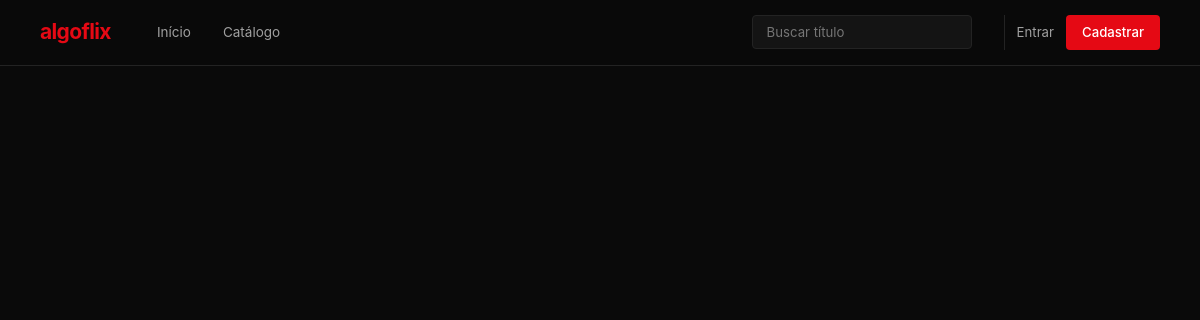
/, run on an earlier commit of the app's database.
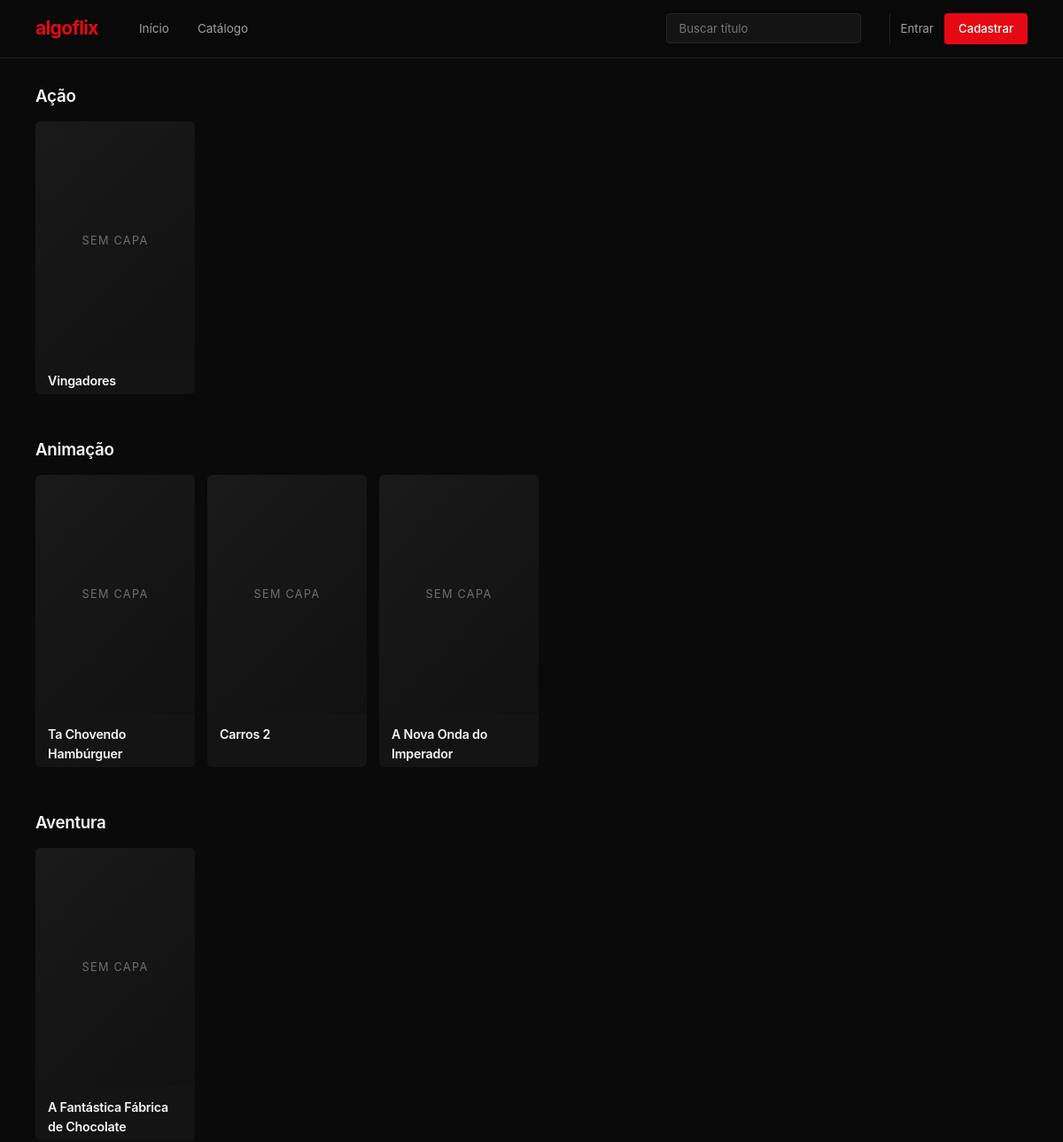
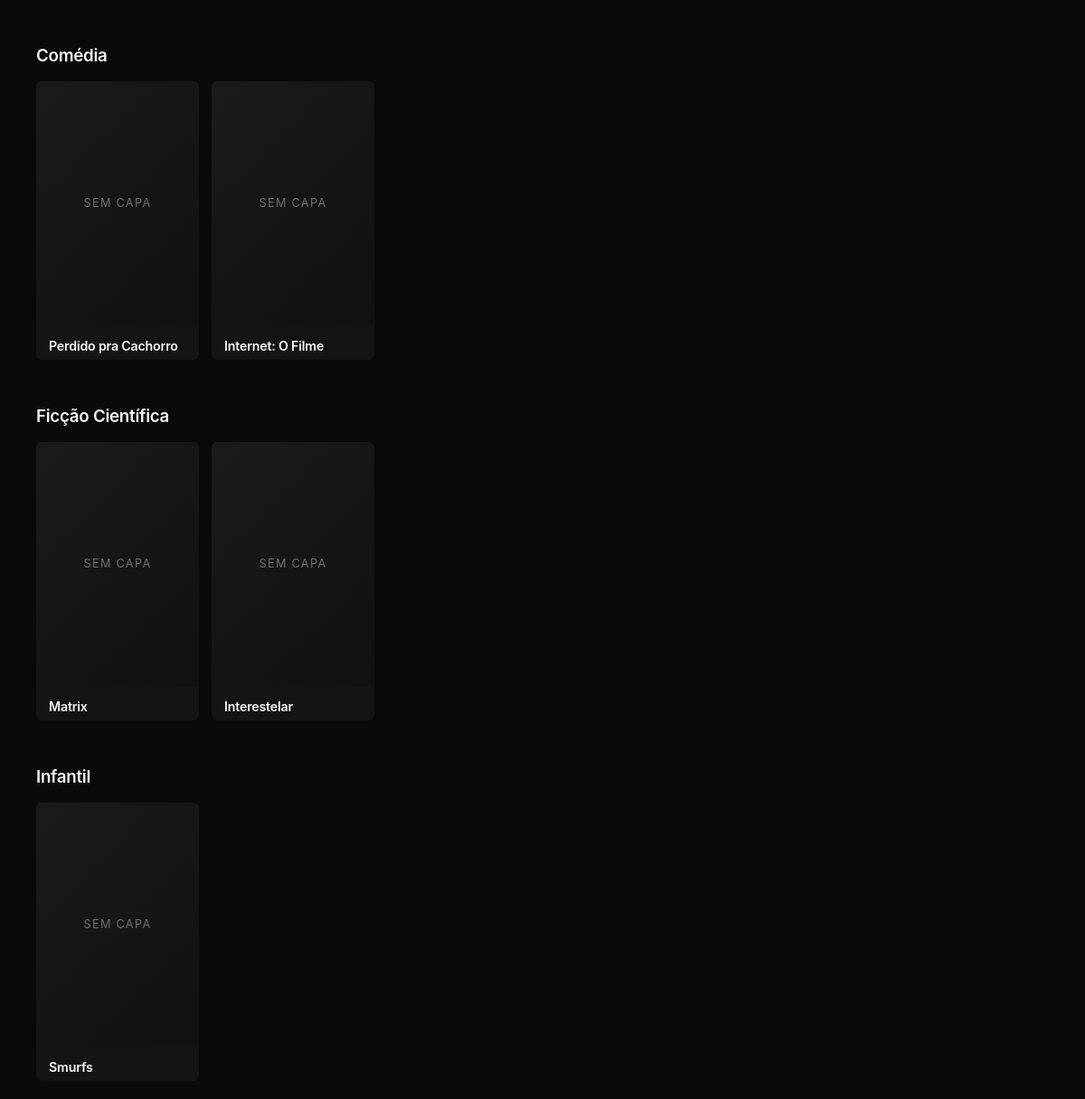
And on a later commit of the database (2 pictures, top to bottom).
### tables this page shows
CREATE TABLE categorias (
    id INT AUTO_INCREMENT PRIMARY KEY,
    nome VARCHAR(80) NOT NULL UNIQUE
);

CREATE TABLE filmes (
    id INT AUTO_INCREMENT PRIMARY KEY,
    titulo VARCHAR(255) NOT NULL,
    descricao TEXT,
    capa VARCHAR(255),
    ano YEAR,
    duracao INT COMMENT 'em minutos',
    tipo ENUM('filme','serie') NOT NULL DEFAULT 'filme',
    categoria_id INT,
    FOREIGN KEY (categoria_id) REFERENCES categorias(id) ON DELETE SET NULL
);

### config/Database.php (called while the page is built)
<?php
class Database
{
    private static $instance = null;
    public static function getConnection()
    {
        if (self::$instance === null)
        {
            self::$instance = new PDO(
                "mysql:host=localhost:3307;dbname=netflix_db;charset=utf8",
                "root",
                ""
            );
            self::$instance->setAttribute(
                PDO::ATTR_ERRMODE,
                PDO::ERRMODE_EXCEPTION
            );
        }
        return self::$instance;
    }
}

### models/Categoria.php (called while the page is built, shortened)
<?php
require_once __DIR__ . '/../config/Database.php';
class Categoria
{
    private $pdo;
    public function __construct()
    {
        $this->pdo = Database::getConnection();
    }
    public function listarTodas()
    {
        $sql = "SELECT * FROM categorias ORDER BY nome ASC";
        return $this->pdo->query($sql)->fetchAll(PDO::FETCH_ASSOC);
    }
}

### models/Filme.php (called while the page is built, shortened)
<?php
require_once __DIR__ . '/../config/Database.php';
class Filme
{
    private $pdo;
    public function __construct()
    {
        $this->pdo = Database::getConnection();
    }
    public function listarPorCategoria($categoria_id)
    {
        $sql = "SELECT f.*, c.nome AS categoria_nome
                FROM filmes f
                LEFT JOIN categorias c ON c.id = f.categoria_id
                WHERE f.categoria_id = :cat";
        $stmt = $this->pdo->prepare($sql);
        $stmt->execute([':cat' => $categoria_id]);
        return $stmt->fetchAll(PDO::FETCH_ASSOC);
    }
}

### index.php (the view, shortened to what this page needs)
<?php
require_once __DIR__ . '/models/Filme.php';
require_once __DIR__ . '/models/Categoria.php';
$filmeModel = new Filme();
$categorias = (new Categoria())->listarTodas();
?>
<!DOCTYPE html>
<html lang="pt-br">
<head>
    <link rel="stylesheet" href="<?= BASE_URL ?>/assets/css/style.css">
</head>
<body>
<?php include __DIR__ . '/views/partials/header.php'; ?>
<main class="home">
    <?php foreach ($categorias as $cat): ?>
        <?php $filmes = $filmeModel->listarPorCategoria($cat['id']); ?>
        <?php if (!empty($filmes)): ?>
            <section class="carrossel">
                <h2><?= htmlspecialchars($cat['nome']) ?></h2>
                <div class="trilha">
                    <?php foreach ($filmes as $f): ?>
                        <a class="card pequeno" href="<?= BASE_URL ?>/controllers/FilmeController.php?action=detalhes&id=<?= $f['id'] ?>">
                            <?php if (!empty($f['capa'])): ?>
                                <img src="<?= htmlspecialchars($f['capa']) ?>" alt="">
                            <?php else: ?>
                                <div class="capa-placeholder"></div>
                            <?php endif; ?>
                            <h3><?= htmlspecialchars($f['titulo']) ?></h3>
                        </a>
                    <?php endforeach; ?>
                </div>
            </section>
        <?php endif; ?>
    <?php endforeach; ?>
</main>
</body>
</html>

What changed in the data, as far as the page shows it:
added categorias: nome "Ação"
now on this page (row edited): filmes: titulo "Vingadores", shown under "Ação"
added categorias: nome "Animação"
now on this page (row edited): filmes: titulo "Ta Chovendo Hambúrguer", shown under "Animação"
now on this page (row edited): filmes: titulo "Carros 2", shown under "Animação"
now on this page (row edited): filmes: titulo "A Nova Onda do Imperador", shown under "Animação"
added categorias: nome "Aventura"
now on this page (row edited): filmes: titulo "A Fantástica Fábrica de Chocolate", shown under "Aventura"
added categorias: nome "Comédia"
now on this page (row edited): filmes: titulo "Perdido pra Cachorro", shown under "Comédia"
now on this page (row edited): filmes: titulo "Internet: O Filme", shown under "Comédia"
added categorias: nome "Ficção Científica"
now on this page (row edited): filmes: titulo "Matrix", shown under "Ficção Científica"
now on this page (row edited): filmes: titulo "Interestelar", shown under "Ficção Científica"
added categorias: nome "Infantil"
now on this page (row edited): filmes: titulo "Smurfs", shown under "Infantil"
